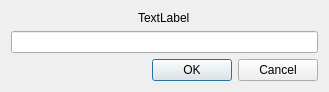
<?xml version="1.0" encoding="UTF-8"?>
<ui version="4.0">
 <class>Dialog</class>
 <widget class="QDialog" name="Dialog">
  <property name="geometry">
   <rect>
    <x>0</x>
    <y>0</y>
    <width>329</width>
    <height>90</height>
   </rect>
  </property>
  <property name="sizePolicy">
   <sizepolicy hsizetype="Expanding" vsizetype="Expanding">
    <horstretch>0</horstretch>
    <verstretch>0</verstretch>
   </sizepolicy>
  </property>
  <property name="windowTitle">
   <string>Dialog</string>
  </property>
  <layout class="QVBoxLayout" name="verticalLayout">
   <item alignment="Qt::AlignHCenter|Qt::AlignTop">
    <widget class="QLabel" name="label">
     <property name="sizePolicy">
      <sizepolicy hsizetype="Expanding" vsizetype="Maximum">
       <horstretch>0</horstretch>
       <verstretch>0</verstretch>
      </sizepolicy>
     </property>
     <property name="text">
      <string>TextLabel</string>
     </property>
    </widget>
   </item>
   <item>
    <widget class="QLineEdit" name="lineEdit">
     <property name="sizePolicy">
      <sizepolicy hsizetype="Expanding" vsizetype="MinimumExpanding">
       <horstretch>0</horstretch>
       <verstretch>0</verstretch>
      </sizepolicy>
     </property>
    </widget>
   </item>
   <item>
    <widget class="QDialogButtonBox" name="buttonBox">
     <property name="sizePolicy">
      <sizepolicy hsizetype="Expanding" vsizetype="Maximum">
       <horstretch>0</horstretch>
       <verstretch>0</verstretch>
      </sizepolicy>
     </property>
     <property name="orientation">
      <enum>Qt::Horizontal</enum>
     </property>
     <property name="standardButtons">
      <set>QDialogButtonBox::Cancel|QDialogButtonBox::Ok</set>
     </property>
    </widget>
   </item>
  </layout>
 </widget>
 <resources/>
 <connections>
  <connection>
   <sender>buttonBox</sender>
   <signal>accepted()</signal>
   <receiver>Dialog</receiver>
   <slot>accept()</slot>
   <hints>
    <hint type="sourcelabel">
     <x>248</x>
     <y>254</y>
    </hint>
    <hint type="destinationlabel">
     <x>157</x>
     <y>274</y>
    </hint>
   </hints>
  </connection>
  <connection>
   <sender>buttonBox</sender>
   <signal>rejected()</signal>
   <receiver>Dialog</receiver>
   <slot>reject()</slot>
   <hints>
    <hint type="sourcelabel">
     <x>316</x>
     <y>260</y>
    </hint>
    <hint type="destinationlabel">
     <x>286</x>
     <y>274</y>
    </hint>
   </hints>
  </connection>
 </connections>
</ui>
